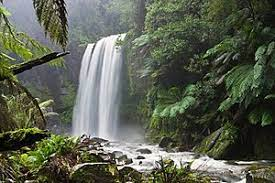
#> input picture data/img.jpg, 275 x 183 px, found by its file name
$ python c2_histogram1.py
#> lines starting #> are read from the running program, lines starting #| are printed output that depends on the picture
from matplotlib import pyplot as plt
import cv2, numpy as np

img1 = cv2.imread('data/img.jpg', cv2.IMREAD_GRAYSCALE)
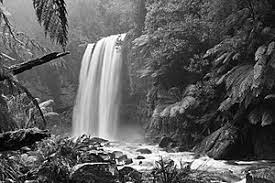
#> img1: shape (183, 275); min 0, max 255, mean 93.3

ch1 = [0]; ch2 = [0]; ch3 = [0]
range1 = [0, 256]; range2 = [0, 128]; range3 = [128, 256]
histSize1 = [256]; histSize2 = [128]; histSize3 = [128]
hist1 = cv2.calcHist([img1], ch1, None, histSize1, range1)
#> hist1 = 256 values, max 407 at index 80, min 18 at index 253, mean 196.6
hist2 = cv2.calcHist([img1], ch2, None, histSize2, range2)
#> hist2 = 128 values, max 407 at index 80, min 49 at index 1, mean 290.2
hist3 = cv2.calcHist([img1], ch3, None, histSize3, range3)
#> hist3 = 128 values, max 229 at index 4, min 18 at index 125, mean 103

bin_x1 = np.arange(256)
bin_x2 = np.arange(128)
bin_x3 = np.arange(128) + 128
plt.title('Histogram')
plt.xlabel('Bin')
plt.ylabel('Frequency')
plt.plot(bin_x1, hist1, color='b')
plt.bar(bin_x2, hist2[:, 0], width=6, color='r')
plt.bar(bin_x3, hist3[:, 0], width=6, color='g')
plt.grid(True, lw=1, ls='--', c='.75')
plt.xlim([0, 255])
plt.show()
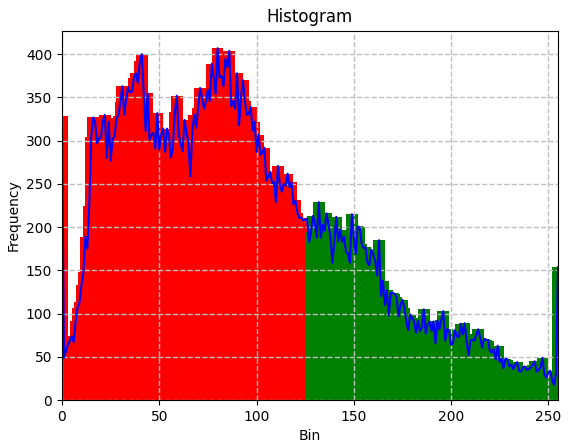
#> figure drawn by matplotlib, 1 panel; tallest bar 407 high, from x = 77 to 83; tallest bar 229 high, from x = 129 to 135; curve peaks at x = 80, y = 407

$ run again, with data/pic.jpg copied over data/img.jpg
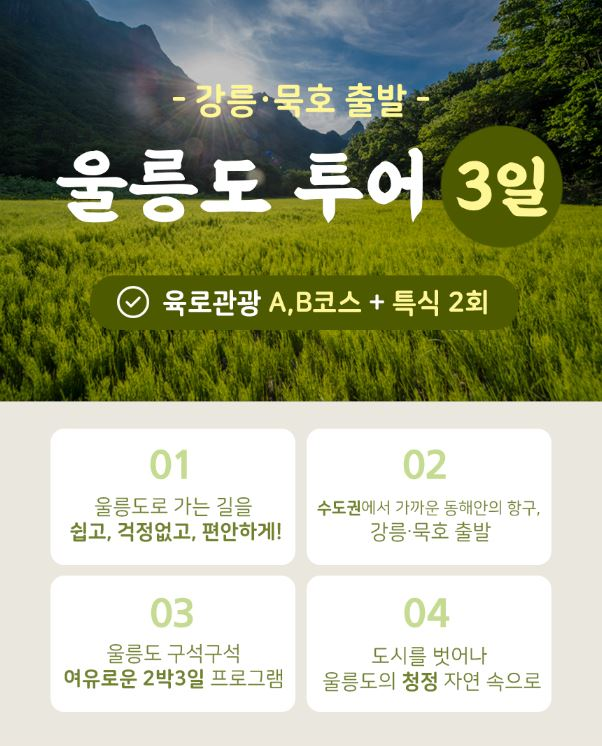
#> input picture data/pic.jpg, 602 x 746 px, found by its file name
#> `img1 = cv2.imread('data/img.jpg', cv2.IMREAD_GRAYSCALE)`:
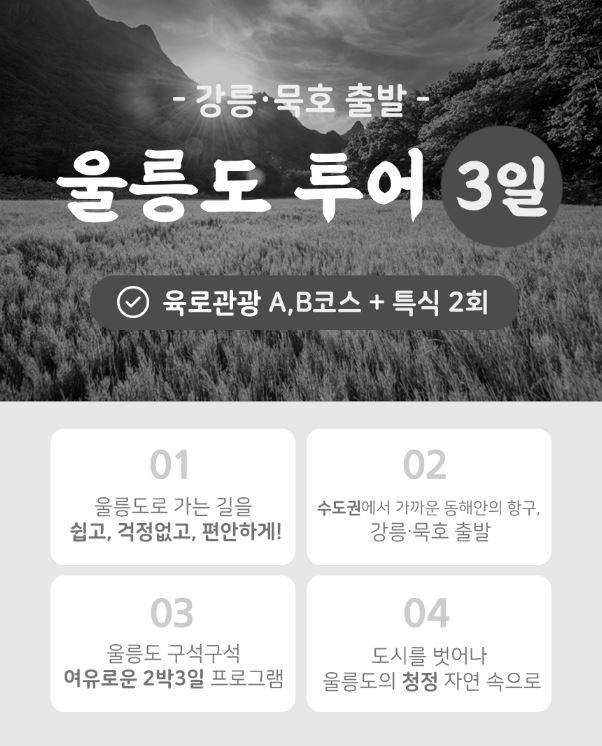
#> img1: shape (746, 602); min 0, max 255, mean 160.5
#> hist1 = 256 values, max 107147 at index 255, min 155 at index 197, mean 1754.3
#> hist2 = 128 values, max 17243 at index 76, min 254 at index 1, mean 1606.8
#> hist3 = 128 values, max 107147 at index 127, min 155 at index 69, mean 1901.8
#> `plt.show()`:
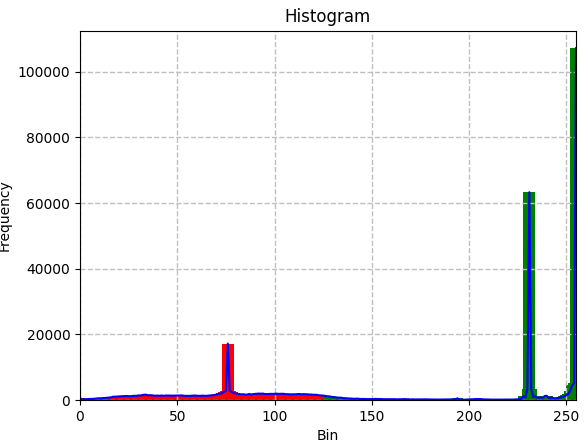
#> figure drawn by matplotlib, 1 panel; tallest bar 17243 high, from x = 73 to 79; tallest bar 107147 high, from x = 252 to 258; curve peaks at x = 255, y = 107147
